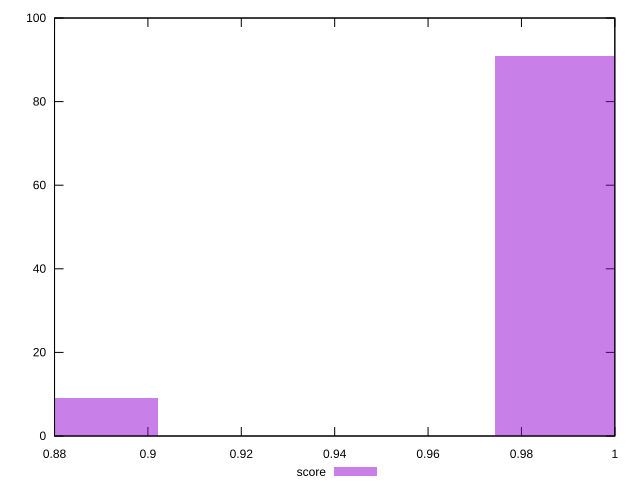

Write gnuplot code to recreate this figure.
reset

$score <<EOF
1.0105196214027876 91
0.8661596754881038 9
EOF

set key outside below
set boxwidth 0.07217997295734198
set xrange [0.88:1]
set yrange [0:100]
set trange [0:100]
set style fill transparent solid 0.5 noborder
set terminal svg size 640, 490 enhanced background rgb 'white'
set output "reports/report_00030_2021-02-24T20-42-31.540Z/legacy-javascript/samples/astro/score/histogram.svg"

plot $score title "score" with boxes

reset
